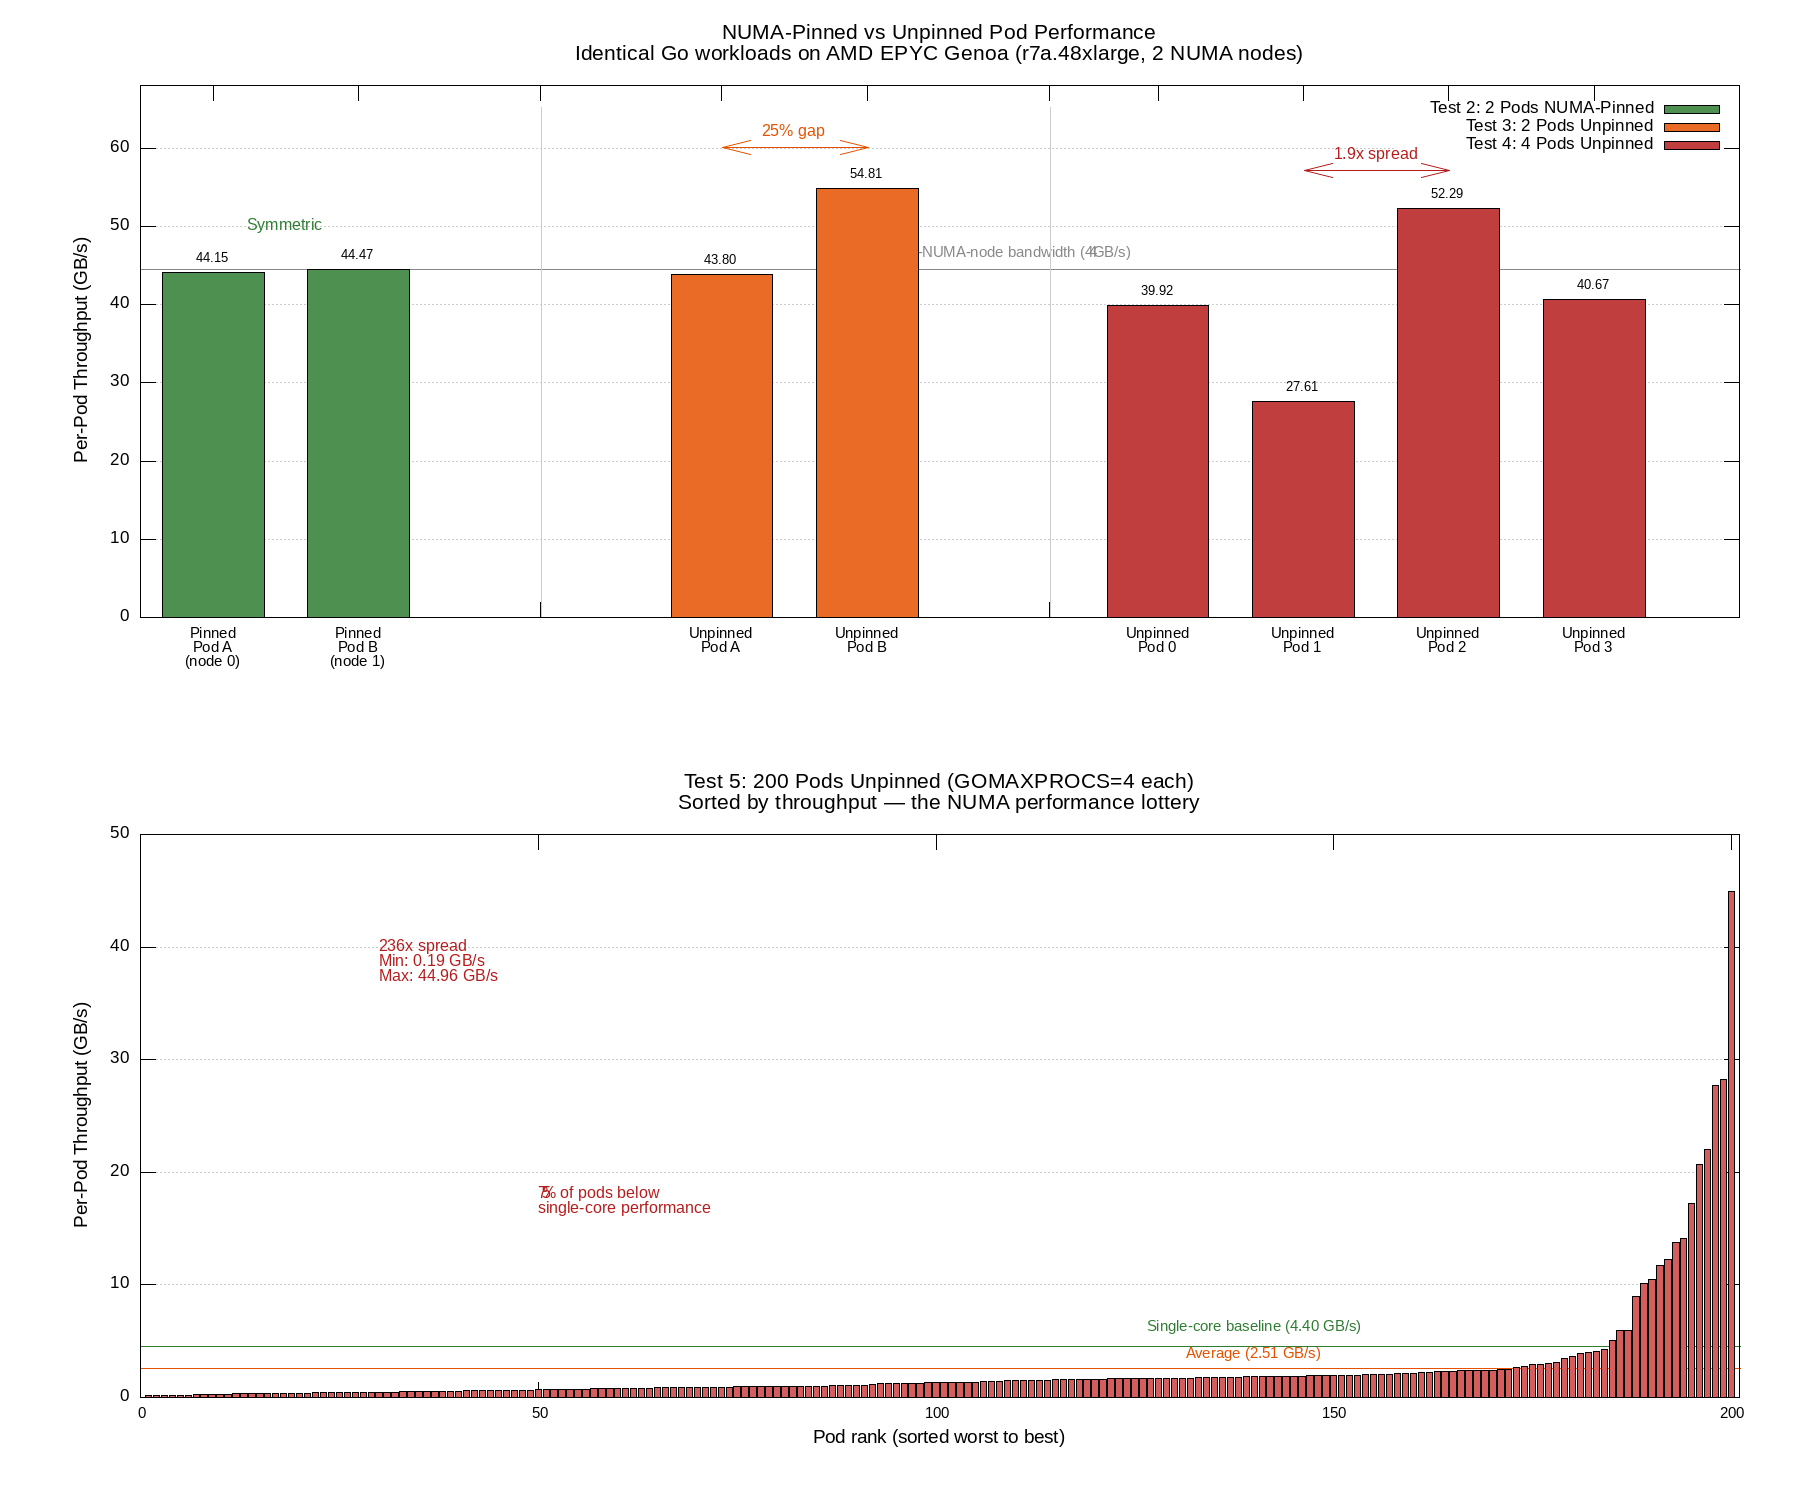

Write the gnuplot code that produced this figure.
set terminal png size 1800,1500 enhanced font "Arial,13"
set output "pods.png"

# Inline datablocks for the bar charts
$PINNED << EOD
0   44.15
1   44.47
EOD

$UNPINNED2 << EOD
3.5 43.80
4.5 54.81
EOD

$UNPINNED4 << EOD
6.5 39.92
7.5 27.61
8.5 52.29
9.5 40.67
EOD

# Manual positioning instead of layout 2,1 to control gap between panels
set multiplot

# ============================================================
# Top panel: Tests 2, 3, 4
# ============================================================
set origin 0.0, 0.52
set size 1.0, 0.48

set tmargin 5
set bmargin 6
set lmargin 14
set rmargin 6

set title "NUMA-Pinned vs Unpinned Pod Performance\nIdentical Go workloads on AMD EPYC Genoa (r7a.48xlarge, 2 NUMA nodes)" font "Arial,16"

set ylabel "Per-Pod Throughput (GB/s)" font "Arial,14"
set yrange [0:68]
set xrange [-0.5:10.5]
set grid ytics lt 0 lw 0.5 lc rgb "#cccccc"

set style fill solid 0.85 border -1
set boxwidth 0.7

set xtics ( \
    "Pinned\nPod A\n(node 0)" 0, \
    "Pinned\nPod B\n(node 1)" 1, \
    "" 2.25, \
    "Unpinned\nPod A" 3.5, \
    "Unpinned\nPod B" 4.5, \
    "" 5.75, \
    "Unpinned\nPod 0" 6.5, \
    "Unpinned\nPod 1" 7.5, \
    "Unpinned\nPod 2" 8.5, \
    "Unpinned\nPod 3" 9.5 \
) font "Arial,11"

# Bandwidth ceiling line
set arrow from -0.5,44.3 to 10.5,44.3 nohead dt 3 lw 1.5 lc rgb "#888888"
set label "Per-NUMA-node bandwidth (~44 GB/s)" at 5.5,46.5 font "Arial,11" tc rgb "#888888" center

# Variance annotations
set label "Symmetric" at 0.5,50 center font "Arial,12" tc rgb "#2e7d32"
set label "25% gap" at 4,62 center font "Arial,12" tc rgb "#e65100"
set arrow from 3.5,60 to 4.5,60 heads lw 1.5 lc rgb "#e65100"
set label "1.9x spread" at 8,59 center font "Arial,12" tc rgb "#b71c1c"
set arrow from 7.5,57 to 8.5,57 heads lw 1.5 lc rgb "#b71c1c"

# Value labels on bars
set label "44.15" at 0,44.15+1.8 center font "Arial,10"
set label "44.47" at 1,44.47+1.8 center font "Arial,10"
set label "43.80" at 3.5,43.80+1.8 center font "Arial,10"
set label "54.81" at 4.5,54.81+1.8 center font "Arial,10"
set label "39.92" at 6.5,39.92+1.8 center font "Arial,10"
set label "27.61" at 7.5,27.61+1.8 center font "Arial,10"
set label "52.29" at 8.5,52.29+1.8 center font "Arial,10"
set label "40.67" at 9.5,40.67+1.8 center font "Arial,10"

# Separator lines between groups
set arrow from 2.25,0 to 2.25,65 nohead dt 2 lw 1 lc rgb "#cccccc"
set arrow from 5.75,0 to 5.75,65 nohead dt 2 lw 1 lc rgb "#cccccc"

plot $PINNED using 1:2 with boxes lc rgb "#2e7d32" title "Test 2: 2 Pods NUMA-Pinned", \
     $UNPINNED2 using 1:2 with boxes lc rgb "#e65100" title "Test 3: 2 Pods Unpinned", \
     $UNPINNED4 using 1:2 with boxes lc rgb "#b71c1c" title "Test 4: 4 Pods Unpinned"

# ============================================================
# Bottom panel: Test 5 — 200 pods sorted by throughput
# ============================================================
unset arrow
unset label
unset title

set origin 0.0, 0.0
set size 1.0, 0.50

set tmargin 5
set bmargin 6
set lmargin 14
set rmargin 6

set title "Test 5: 200 Pods Unpinned (GOMAXPROCS=4 each)\nSorted by throughput — the NUMA performance lottery" font "Arial,16"

set ylabel "Per-Pod Throughput (GB/s)" font "Arial,14"
set xlabel "Pod rank (sorted worst to best)" font "Arial,14"
set yrange [0:50]
set xrange [0:201]
set xtics auto font "Arial,11"
set grid ytics lt 0 lw 0.5 lc rgb "#cccccc"

set boxwidth 0.8
set style fill solid 0.75 border -1

# Reference lines
set arrow from 0,4.40 to 201,4.40 nohead dt 3 lw 1.5 lc rgb "#2e7d32"
set label "Single-core baseline (4.40 GB/s)" at 140,6.2 font "Arial,11" tc rgb "#2e7d32" center

set arrow from 0,2.51 to 201,2.51 nohead dt 2 lw 1.5 lc rgb "#e65100"
set label "Average (2.51 GB/s)" at 140,3.8 font "Arial,11" tc rgb "#e65100" center

# Annotations
set label "236x spread\nMin: 0.19 GB/s\nMax: 44.96 GB/s" at 30,40 font "Arial,12" tc rgb "#b71c1c"
set label "~75% of pods below\nsingle-core performance" at 50,18 font "Arial,12" tc rgb "#b71c1c"

# Plot sorted data from CSV
plot "< tail -n +2 pods200.csv | sort -t, -k2 -n | awk -F, '{print NR, $2}'" \
     using 1:2 with boxes lc rgb "#c62828" notitle

unset multiplot
